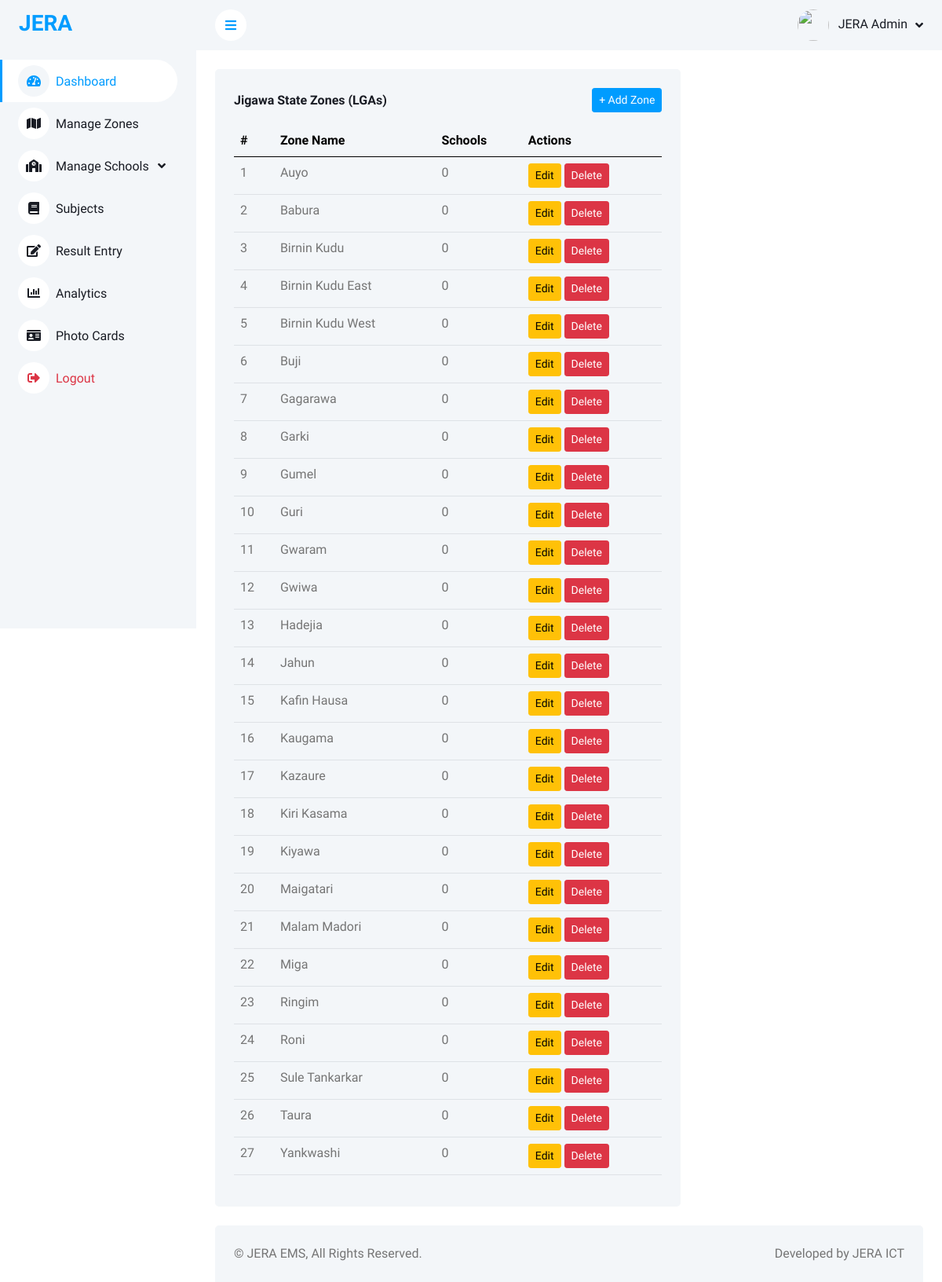
The page /dashboard/zones (signed in) on the database its author committed.
### models.py (models this page shows, shortened)
class Zone(db.Model):
    __tablename__ = 'zones'
    id = db.Column(db.Integer, primary_key=True)
    name = db.Column(db.String(100), nullable=False, unique=True)
    schools = db.relationship('School', backref='zone', lazy=True)

### app.py (the view)
        def wrapper(*args, **kwargs):
            if 'user_id' not in session:
                flash('Login required!', 'warning')
                return redirect(url_for('login'))
            if role and session.get('role') != role:
                flash('Unauthorized access!', 'danger')
                return redirect(url_for('login'))
            return f(*args, **kwargs)

### app.py (called while the page is built)
def login_required(role=None):
    def decorator(f):
        def wrapper(*args, **kwargs):
            if 'user_id' not in session:
                flash('Login required!', 'warning')
                return redirect(url_for('login'))
            if role and session.get('role') != role:
                flash('Unauthorized access!', 'danger')
                return redirect(url_for('login'))
            return f(*args, **kwargs)
        wrapper.__name__ = f.__name__
        return wrapper
    return decorator

@app.route('/dashboard/zones')
@login_required(role='jera')
def zones():
    zones = Zone.query.all()
    return render_template('dashboard/zones.html', zones=zones, title="Zones")

### templates/dashboard/zones.html
{% extends 'layouts/base.html' %}
{% block content %}
<div class="container-fluid pt-4 px-4">
    <div class="row g-4">
        <div class="col-sm-12 col-xl-8">
            <div class="bg-light rounded h-100 p-4">
                <div class="d-flex justify-content-between align-items-center mb-3">
                    <h6 class="mb-0">Jigawa State Zones (LGAs)</h6>
                    <a href="{{ url_for('add_zone') }}" class="btn btn-sm btn-primary">
                        + Add Zone
                    </a>
                </div>
                <table class="table table-hover">
                    <thead class="table-light">
                        <tr>
                            <th>#</th>
                            <th>Zone Name</th>
                            <th>Schools</th>
                            <th>Actions</th>
                        </tr>
                    </thead>
                    <tbody>
                        {% for zone in zones %}
                        <tr>
                            <td>{{ loop.index }}</td>
                            <td>{{ zone.name }}</td>
                            <td>{{ zone.schools|length }}</td>
                            <td>
                                <a href="{{ url_for('edit_zone', zone_id=zone.id) }}"
                                   class="btn btn-sm btn-warning">
                                    Edit
                                </a>
                                <a href="{{ url_for('delete_zone', zone_id=zone.id) }}"
                                   class="btn btn-sm btn-danger"
                                   onclick="return confirm('Delete this zone?')">
                                    Delete
                                </a>
                            </td>
                        </tr>
                        {% else %}
                        <tr>
                            <td colspan="4" class="text-center text-muted">
                                No zones added yet
                            </td>
                        </tr>
                        {% endfor %}
                    </tbody>
                </table>
            </div>
        </div>
    </div>
</div>
{% endblock %}

### templates/layouts/base.html (shortened to what this page needs)
<!DOCTYPE html>
<html lang="en">
<head>
    <link href="https://cdnjs.cloudflare.com/ajax/libs/font-awesome/5.10.0/css/all.min.css" rel="stylesheet">
    <link href="https://cdn.jsdelivr.net/npm/bootstrap-icons@1.4.1/font/bootstrap-icons.css" rel="stylesheet">
    <link href="{{ url_for('static', filename='lib/owlcarousel/assets/owl.carousel.min.css') }}" rel="stylesheet">
    <link href="{{ url_for('static', filename='lib/tempusdominus/css/tempusdominus-bootstrap-4.min.css') }}" rel="stylesheet">
    <link href="{{ url_for('static', filename='css/bootstrap.min.css') }}" rel="stylesheet">
    <link href="{{ url_for('static', filename='css/style.css') }}" rel="stylesheet">
</head>
<body>
<div class="container-xxl position-relative bg-white d-flex p-0">
    {% include 'partials/sidebar.html' %}
    <div class="content">
        {% include 'partials/header.html' %}
        {% block content %}{% endblock %}
        {% include 'partials/footer.html' %}
    </div>
</div>
</body>
</html>

### templates/partials/sidebar.html (shortened to what this page needs)
<div class="sidebar pe-4 pb-3">
    <nav class="navbar bg-light navbar-light">
        <a href="{{ url_for('jera_dashboard') }}" class="navbar-brand mx-4 mb-3">
            <h3 class="text-primary">
            </i>JERA
            </h3>
        </a>
        <div class="navbar-nav w-100">
            <a href="{{ url_for('jera_dashboard') }}" class="nav-item nav-link active">
                <i class="fa fa-tachometer-alt me-2"></i>Dashboard
            </a>
            <a href="{{ url_for('zones') }}" class="nav-item nav-link">
                <i class="fa fa-map me-2"></i>Manage Zones
            </a>
            <div class="nav-item dropdown">
                <a href="#" class="nav-link dropdown-toggle" data-bs-toggle="dropdown"><i class="fa fa-school me-2"></i>Manage Schools</a>
            </div>
            <a href="#" class="nav-item nav-link">
                <i class="fa fa-book me-2"></i>Subjects
            </a>
            <a href="#" class="nav-item nav-link">
                <i class="fa fa-edit me-2"></i>Result Entry
            </a>
            <a href="#" class="nav-item nav-link">
                <i class="fa fa-chart-bar me-2"></i>Analytics
            </a>
            <a href="#" class="nav-item nav-link">
                <i class="fa fa-id-card me-2"></i>Photo Cards
            </a>
            <a href="{{ url_for('logout') }}" class="nav-item nav-link text-danger">
                <i class="fa fa-sign-out-alt me-2"></i>Logout
            </a>
        </div>
    </nav>
</div>

### templates/partials/header.html (shortened to what this page needs)
<nav class="navbar navbar-expand bg-light navbar-light sticky-top px-4 py-0">
    <a href="#" class="sidebar-toggler flex-shrink-0">
        <i class="fa fa-bars"></i>
    </a>
    <div class="navbar-nav align-items-center ms-auto">
        <div class="nav-item dropdown">
            <a href="#" class="nav-link dropdown-toggle" data-bs-toggle="dropdown">
                <img class="rounded-circle me-lg-2"  src="{{ url_for('static', filename='img/us.jpg') }}" style="width: 40px; height: 40px;">
                <span class="d-none d-lg-inline-flex">JERA Admin</span>
            </a>
        </div>
    </div>
</nav>

### templates/partials/footer.html
<div class="container-fluid pt-4 px-4">
    <div class="bg-light rounded-top p-4">
        <div class="row">
            <div class="col-12 col-sm-6 text-center text-sm-start">
                &copy; JERA EMS, All Rights Reserved.
            </div>
            <div class="col-12 col-sm-6 text-center text-sm-end">
                Developed by JERA ICT
            </div>
        </div>
    </div>
</div>

### static/css/style.css (style rules this page uses)
:root { --primary: #009CFF; --light: #F3F6F9; --dark: #191C24; }
.btn { transition: .5s; }
.btn.btn-primary { color: #FFFFFF; }
.sidebar { position: fixed; top: 0; left: 0; bottom: 0; width: 250px; height: 100vh; overflow-y: auto; background: var(--light); transition: 0.5s; z-index: 999; }
.content { margin-left: 250px; min-height: 100vh; background: #FFFFFF; transition: 0.5s; }
@media (min-width: 992px) { .sidebar { margin-left: 0; } }
@media (min-width: 992px) { .content { width: calc(100% - 250px); } }
.sidebar .navbar .navbar-nav .nav-link { padding: 7px 20px; color: var(--dark); font-weight: 500; border-left: 3px solid var(--light); border-radius: 0 30px 30px 0; outline: none; }
.sidebar .navbar .navbar-nav .nav-link:hover, .sidebar .navbar .navbar-nav .nav-link.active { color: var(--primary); background: #FFFFFF; border-color: var(--primary); }
.sidebar .navbar .navbar-nav .nav-link i { width: 40px; height: 40px; display: inline-flex; align-items: center; justify-content: center; background: #FFFFFF; border-radius: 40px; }
.sidebar .navbar .navbar-nav .nav-link:hover i, .sidebar .navbar .navbar-nav .nav-link.active i { background: var(--light); }
.sidebar .navbar .dropdown-toggle::after { position: absolute; top: 15px; right: 15px; border: none; content: "\f107"; font-family: "Font Awesome 5 Free"; font-weight: 900; transition: .5s; }
.content .navbar .navbar-nav .nav-link { margin-left: 25px; padding: 12px 0; color: var(--dark); outline: none; }
.content .navbar .sidebar-toggler, .content .navbar .navbar-nav .nav-link i { width: 40px; height: 40px; display: inline-flex; align-items: center; justify-content: center; background: #FFFFFF; border-radius: 40px; }
.content .navbar .dropdown-toggle::after { margin-left: 6px; vertical-align: middle; border: none; content: "\f107"; font-family: "Font Awesome 5 Free"; font-weight: 900; transition: .5s; }

### rows shown on the page
Zone: name "Auyo", schools|length "0"
Zone: name "Babura", schools|length "0"
Zone: name "Birnin Kudu", schools|length "0"
Zone: name "Birnin Kudu East", schools|length "0"
Zone: name "Birnin Kudu West", schools|length "0"
Zone: name "Buji", schools|length "0"
Zone: name "Gagarawa", schools|length "0"
Zone: name "Garki", schools|length "0"
Zone: name "Gumel", schools|length "0"
Zone: name "Guri", schools|length "0"
Zone: name "Gwaram", schools|length "0"
Zone: name "Gwiwa", schools|length "0"
Zone: name "Hadejia", schools|length "0"
Zone: name "Jahun", schools|length "0"
Zone: name "Kafin Hausa", schools|length "0"
Zone: name "Kaugama", schools|length "0"
Zone: name "Kazaure", schools|length "0"
Zone: name "Kiri Kasama", schools|length "0"
Zone: name "Kiyawa", schools|length "0"
Zone: name "Maigatari", schools|length "0"
Zone: name "Malam Madori", schools|length "0"
Zone: name "Miga", schools|length "0"
Zone: name "Ringim", schools|length "0"
Zone: name "Roni", schools|length "0"
Zone: name "Sule Tankarkar", schools|length "0"
Zone: name "Taura", schools|length "0"
Zone: name "Yankwashi", schools|length "0"
